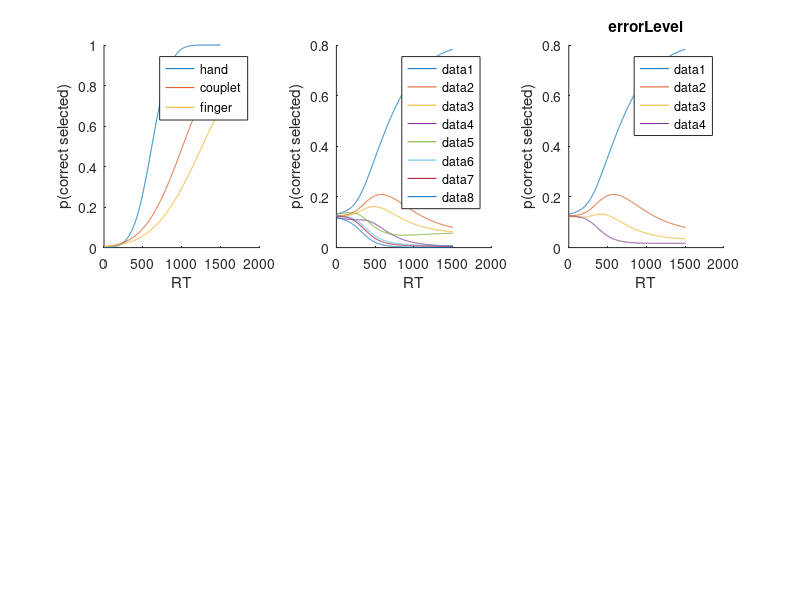

The MATLAB script that drew this image: (Note: this script raises an error after producing the figure.)
%% Plotting response time simulations using fitted parameters
% This script with plot simulations for all 8 response types (correct and 7
% error types) and by error level. The code will plot simulations for the
% hierarchical model w one sigma value if typeFlag = 'hier' and it will
% plot simulations for the hierarchical model with three sigma values if
% typeFlag = 'hier_sigmaall'. Code uses mean fitted parameters for
% simulations. 

clear all;%close all;clc;
typeFlag = 'hier_sigmaall';
if strcmp(typeFlag, 'hier')
    load('hier_pt_model.mat')
elseif strcmp(typeFlag,'hier_sigmaall')
    load('hier_pt_model_sigmaall.mat')
else
    sprintf('using manually inputted values')
end

% 8 actions, separated by place in hiearchy
q = linspace(1,8,8)'; % 8 actions
hand = [1 1 1 1 2 2 2 2]'; % top level of hand
couplet = [1 1 2 2 1 1 2 2]'; % second level of couplet
finger = [1 2 1 2 1 2 1 2]'; % bottom level of specific finger
Nlevels = 3;
respLevels = [hand couplet finger];

PTs = 0:1:1500; % vector of potential prep times

%% first, we define preparation times for each level of the tree
if strcmp(typeFlag, 'hier')
    mu = mean(hier_pt_model.mu)*1000; % the MEAN time each level is prepared [hand, couplet, finger]
elseif strcmp(typeFlag,'hier_sigmaall')
    mu = mean(hier_pt_model_sigmaall.mu)*1000; % the MEAN time each level is prepared [hand, couplet, finger]
else
    mu = [615,1013,1264];
end

if strcmp(typeFlag, 'hier')
    sigma = [mean(hier_pt_model.sigma),mean(hier_pt_model.sigma),mean(hier_pt_model.sigma)]*1000;
elseif strcmp(typeFlag,'hier_sigmaall')
    sigma = mean(hier_pt_model_sigmaall.sigma)*1000;
else
    sigma = [69,255,253];
end

if strcmp(typeFlag, 'hier')
    rho = mean(hier_pt_model.rho);
elseif strcmp(typeFlag,'hier_sigmaall')
    rho = mean(hier_pt_model_sigmaall.rho);
else
    rho = [.384];
end

for i = 1:Nlevels
    Phi(i,:) = normcdf(PTs,mu(i),sigma(i)); % probability that H level has been planned by RT
    U(i,:) = ones(length(PTs),1)' * (1./length(q));
end

figure;
subplot(2,3,1);hold on;
plot(Phi'); % plot prep time functions
xlabel('RT');ylabel('p(correct selected)')
legend('hand','couplet','finger');

%% second, we weight each response type by the preparation functions
corA = 1; % let's say correct action is button 1
coraction = [1 1 1]; % define correct action in terms of each level value
for k = 1:Nlevels % 3 levels
    cor = respLevels(:,k) == coraction(k); % get set of correct level-specific actions
    tmp = (1-rho)*(Phi(k,:) .* cor) + rho*((1./length(q)) .* ones(8,length(PTs))); % weighted mixture of correct selection and lapsing
    prespPAR{k} = tmp./sum(tmp); % normalize mixture action selection prep to a probablity, put it in cell K

end

%% choice types over time
presponsePAR = (prespPAR{1}.*prespPAR{2}.*prespPAR{3}); % combine all preparation functions
presponsePAR = presponsePAR./sum(presponsePAR); % normalize to probs
subplot(2,3,2);hold on;
plot(presponsePAR');
xlabel('RT');ylabel('p(correct selected)')
legend;

%% choice types over time (Three lines)
presponsePAR = (prespPAR{1}.*prespPAR{2}.*prespPAR{3}); % combine all preparation functions
presponsePAR = presponsePAR./sum(presponsePAR); % normalize to probs
presponsePAR_type = nan(4,length(presponsePAR));
presponsePAR_type(1,:) = presponsePAR(1,:);
presponsePAR_type(2,:) = presponsePAR(2,:);
presponsePAR_type(3,:) = mean(presponsePAR(3:4,:));
presponsePAR_type(4,:) = mean(presponsePAR(5:8,:));

subplot(2,3,3);hold on;
plot(presponsePAR_type');
title('errorLevel')
xlabel('RT');ylabel('p(correct selected)')
legend;

% Save values for use in R script
if strcmp(typeFlag, 'hier')
    presponsePAR_t = array2table(presponsePAR','VariableNames',{'1/1/1','1/1/0','1/0/1','1/0/0','0/1/1','0/1/0','0/0/1','0/0/0'});
    presponsePAR_type_t = array2table(presponsePAR_type','VariableNames',{'corr','low','mid','top'});

    writetable(presponsePAR_t, 'presponseSims/simdata.csv');
    writetable(presponsePAR_type_t, 'presponseSims/errorLevel_simdata.csv');

elseif strcmp(typeFlag,'hier_sigmaall')
    presponsePAR_t = array2table(presponsePAR','VariableNames',{'1/1/1','1/1/0','1/0/1','1/0/0','0/1/1','0/1/0','0/0/1','0/0/0'});
    presponsePAR_type_t = array2table(presponsePAR_type','VariableNames',{'corr','low','mid','top'});

    writetable(presponsePAR_t, 'presponseSims/sigmaall_simdata.csv');
    writetable(presponsePAR_type_t, 'presponseSims/sigmaall_errorLevel_simdata.csv');
else
    sprintf('no csv')
end

% Show average parameters, conduct sign-rank test, calculate effect size
% based on zscore from signrank
if strcmp(typeFlag,'hier')
    mu
    sigma
    rho
    [pa,ha,statsa] = signrank(hier_pt_model.mu(:,1),hier_pt_model.mu(:,2))
    Za = statsa.zval; % Extract the Z-value
    Na = length(hier_pt_model.mu(:,1)); % Number of observations
    ra = Za / sqrt(Na); % Calculate the effect size
    [pb,hb,statsb] = signrank(hier_pt_model.mu(:,2),hier_pt_model.mu(:,3))
    Zb = statsb.zval; % Extract the Z-value
    Nb = length(hier_pt_model.mu(:,1)); % Number of observations
    rb = Zb / sqrt(Nb); % Calculate the effect size
elseif strcmp(typeFlag, 'hier_sigmaall')
    mu
    sigma
    rho
    [pa,ha,statsa] = signrank(hier_pt_model_sigmaall.mu(:,1),hier_pt_model_sigmaall.mu(:,2))
    Za = statsa.zval; % Extract the Z-value
    Na = length(hier_pt_model_sigmaall.mu(:,1)); % Number of observations
    ra = Za / sqrt(Na); % Calculate the effect size

    [pb,hb,statsb] = signrank(hier_pt_model_sigmaall.mu(:,2),hier_pt_model_sigmaall.mu(:,3))
    Zb = statsb.zval; % Extract the Z-value
    Nb = length(hier_pt_model_sigmaall.mu(:,1)); % Number of observations
    rb = Zb / sqrt(Nb); % Calculate the effect size
end


